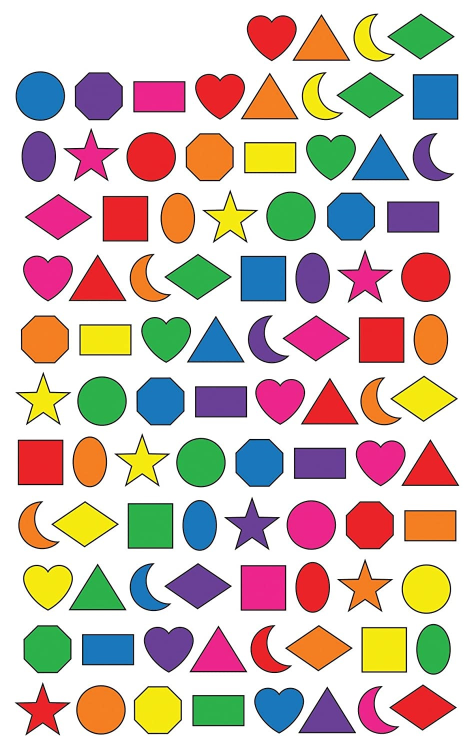
#> input picture 2D-shape-detection/Resources/shapes.jpg, 937 x 1500 px, given in place of the camera (shown at 1/2 size)
$ python virtual-paint.py
#> lines starting #> are read from the running program, lines starting #| are printed output that depends on the picture; after the words box and inside, x2 and y2 are one past the last pixel; in counts of white or black regions, pixels touching at a corner belong together
# webcam paint
import cv2
import numpy as np

def findColor(img, myColors, myColorValues):
    imgHSV = cv2.cvtColor(img, cv2.COLOR_BGR2HSV)
    count = 0
    newPoints = []
    for color in myColors:
        lower = np.array(color[0:3])
        upper = np.array(color[3:6])
        mask = cv2.inRange(imgHSV, lower, upper)
        x, y = getContours(mask)
        cv2.circle(frameResult, (x, y), 15, myColorValues[count], cv2.FILLED)
        if x != 0 and y != 0:
            newPoints.append([x, y, count])
        count += 1
        #cv2.imshow(str(color[0]), mask)
    return newPoints

def getContours(img):
    contours, hieararchy = cv2.findContours(img, cv2.RETR_EXTERNAL, cv2.CHAIN_APPROX_NONE)
    x, y, w, h = 0, 0, 0, 0
    for cnt in contours:
        area = cv2.contourArea(cnt)
        if area > 100:
            #cv2.drawContours(frameResult, cnt, -1, (255, 0, 0), 3)
            peri = cv2.arcLength(cnt, True)
            approx = cv2.approxPolyDP(cnt, 0.03*peri, True)             # If you don't get satisfying results with detection try to increase or decrease 0.03
            x, y, w, h = cv2.boundingRect(approx)
    return x + (w//2), y

def drawOnCanvas(myPoints, myColorValues):
    for point in myPoints:
        cv2.circle(frameResult, (point[0], point[1]), 10, myColorValues[point[2]], cv2.FILLED)

cap = cv2.VideoCapture(0)
cap.set(3, 640)                                 # width
cap.set(4, 480)                                 # height

# Hue, Saturation and Value of the colors that will detected
# These values are only for me under particular light conditions and particular camera
# You have to find your own HSV values. I added a color finder for you in the same repository.
# Also you can add many colors you want.
# [h_min, s_min_ v_min, h_max, s_max, v_max]
myColors = [[24, 49, 149, 37, 255, 255],        # yellow
            [118, 64, 54, 147, 255, 255],       # purple
            [154, 77, 134, 179, 255, 255]]      # pink

# The colors which will be painted on the screen.
# Remember to enter these color codes according to the myColors array. It will be painted respectively to that array.
# You can add many colors you want as long as there is a corresponding HSV value in myColors
myColorValues = [[0, 255, 255],                 # BGR Format
                 [213, 0, 128],
                 [178, 102, 255]]

myPoints = []                      # [x, y, colorID]

while(cap.isOpened()):
    success, frame = cap.read()
#> frame is the input picture: shape (1500, 937, 3); mean B, G, R 186.3, 194.3, 210.8
    frame = cv2.flip(frame, 1)                  # You don't need this if your camera shows you mirrored.
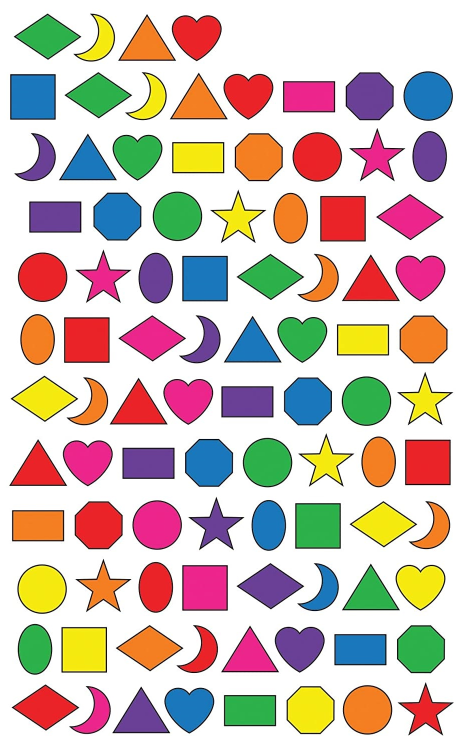
#> frame: shape (1500, 937, 3) (shown at 1/2 size); mean B, G, R 186.3, 194.3, 210.8
    frameResult = frame.copy()
    newPoints = findColor(frame, myColors, myColorValues)
#> in findColor, `imgHSV = cv2.cvtColor(img, cv2.COLOR_BGR2HSV)`: imgHSV: shape (1500, 937, 3); mean H, S, V 47.8, 79.2, 228.3
#> the loop in findColor, `for color in myColors:` made 3 passes
#> (x, y) on passes 1 to 3: (190, 30), (740, 147), (393, 34)
#> pass 1, in findColor, `mask = cv2.inRange(imgHSV, lower, upper)`:
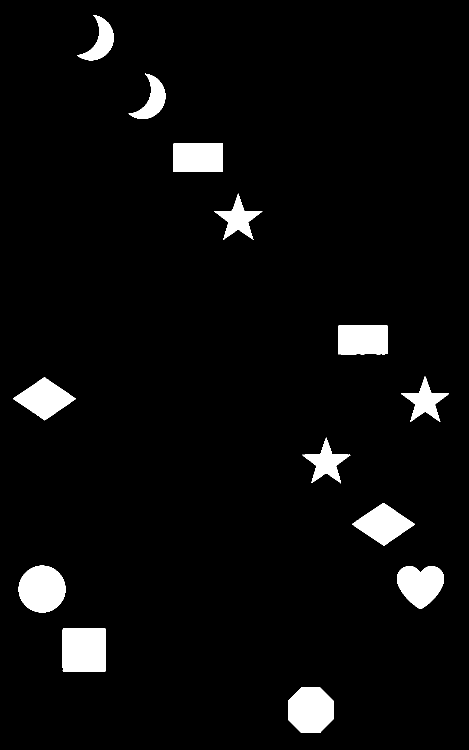
#> mask: shape (1500, 937) (shown at 1/2 size); 4.6% white; 13 white regions, largest, box (x1, y1, x2, y2) and area: (125, 1257, 212, 1343) 7389, (37, 1131, 131, 1225) 6922, (576, 1375, 667, 1466) 6851
#> pass 2, in findColor, `mask = cv2.inRange(imgHSV, lower, upper)`:
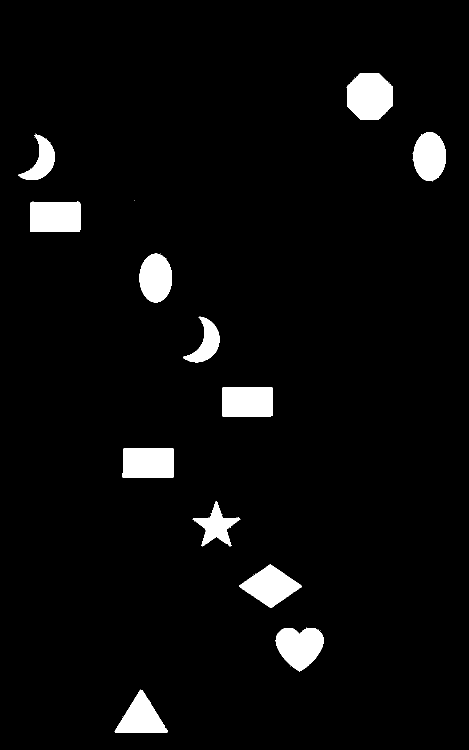
#> mask: shape (1500, 937) (shown at 1/2 size); 4.3% white; 45 white regions (33 under 20 px), largest, box (x1, y1, x2, y2) and area: (693, 147, 786, 239) 7005, (551, 1256, 648, 1343) 5929, (247, 897, 347, 956) 5899
#> pass 3, in findColor, `mask = cv2.inRange(imgHSV, lower, upper)`:
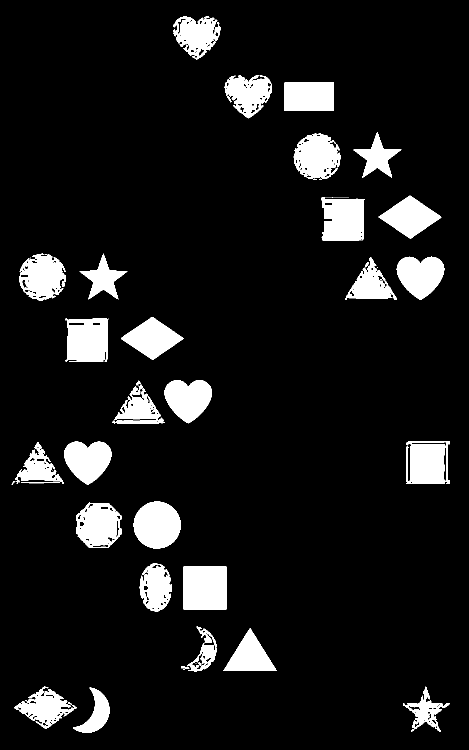
#> mask: shape (1500, 937) (shown at 1/2 size); 9.4% white; 92 white regions (57 under 20 px), largest, box (x1, y1, x2, y2) and area: (367, 1132, 453, 1219) 7400, (267, 1003, 361, 1097) 6963, (131, 637, 215, 723) 6367
#> after the loop in findColor, `for color in myColors:`:
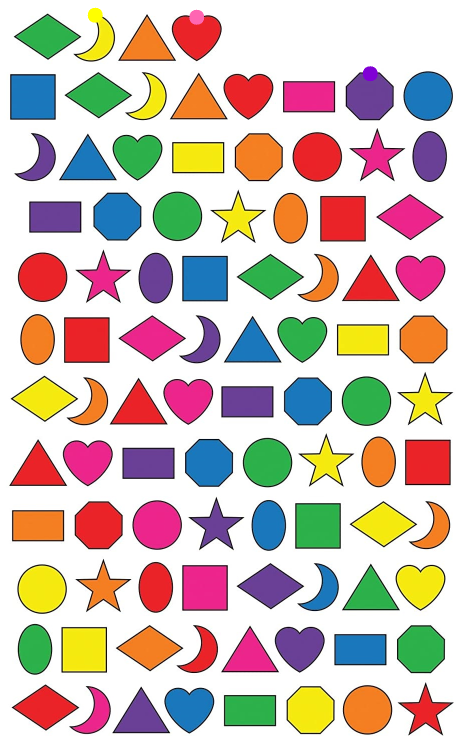
#> frameResult: shape (1500, 937, 3) (shown at 1/2 size); 0.15% of pixels changed, all inside (x1, y1, x2, y2) = (175, 15, 756, 163)
#> after the loop in findColor, `for color in myColors:`: count = 3; newPoints = [[190, 30, 0], [740, 147, 1], [393, 34, 2]]
#> newPoints = [[190, 30, 0], [740, 147, 1], [393, 34, 2]]
    if len(newPoints) != 0:
        for newP in newPoints:
            myPoints.append(newP)
#> this loop made 3 passes
#> after the loop, myPoints = [[190, 30, 0], [740, 147, 1], [393, 34, 2]]
    if len(newPoints) != 0:
        drawOnCanvas(myPoints, myColorValues)
#> the loop in drawOnCanvas, `for point in myPoints:` made 3 passes
    cv2.imshow("Video", frameResult)
    if cv2.waitKey(1) & 0xFF == ord('q'):      # waitKey'in delayi x = 1000/FPS şeklinde ayarlamak lazım
#> (key q is pressed here)
        break

cap.release()
cv2.destroyAllWindows()
